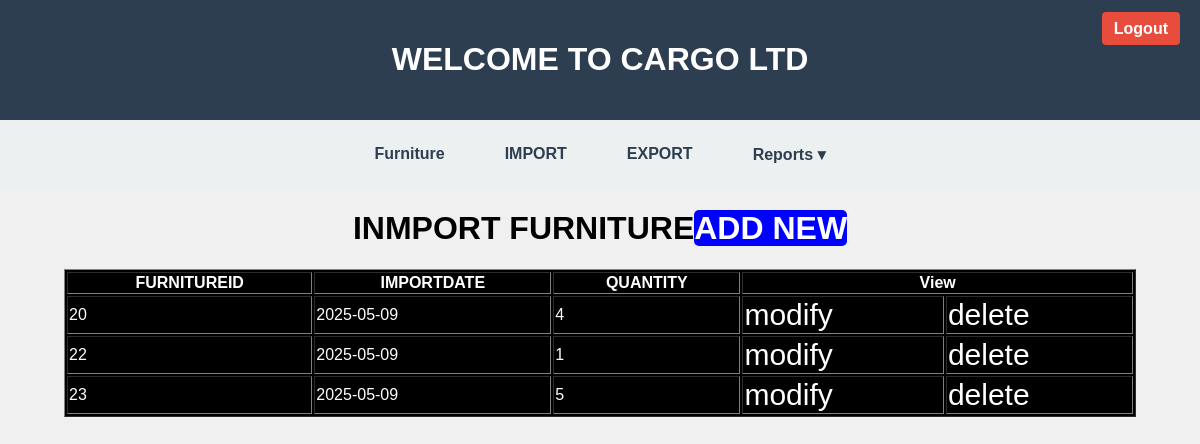
Page /import_select.php on the committed database.
### tables this page shows
CREATE TABLE `import` (
  `FurnitureId` int(100) NOT NULL,
  `ImportDate` date NOT NULL,
  `Quantity` varchar(100) NOT NULL
);

### import_select.php (the view, shortened to what this page needs)
<?php
include 'index.php';
?>
<!DOCTYPE html>
<html>
<head>
</head>
<body>
<tbody>
	<center>
		<h1>INMPORT FURNITURE<a href="import.php" class="ki">ADD NEW</a></h1>
	<table border="1" style="background-color: black; color: white; width:67em;">
		<tr>
			<th>FURNITUREID</th>
			<th>IMPORTDATE</th>
			<th>QUANTITY</th>
            <th colspan="2">View</th>
		</tr>
		<?php
       include 'connection.php';
       $query=mysqli_query($con,"SELECT * FROM `import` ");
        while ($fetch=mysqli_fetch_array($query)) {
        	echo "<tr>";
        	echo "<td>".$fetch['FurnitureId']."</td>";
        	echo "<td>".$fetch['ImportDate']."</td>";
        	echo "<td>".$fetch['Quantity']."</td>";
        	echo "<td> <a href='import_update.php?update=".$fetch['FurnitureId']."' class='kim'>modify</a></td>";
        	echo "<td> <a href='import_delete.php?delete=".$fetch['FurnitureId']."'class='kim'>delete</a></td>";
        }
		  ?>
	</table>
	</center>
</tbody>
</body>
</html>

### index.php (style rules this page uses)
body { margin: 0; font-family: Arial, sans-serif; background-color: #f0f0f0; }

### import_select.php (style rules this page uses)
.ki { background-color: blue; color: white; text-decoration: none; border-radius: 5px; }
.kim { font-size:30px; color: white; text-decoration: none; }

### rows in the picture
import: FurnitureId "20", ImportDate "2025-05-09", Quantity "4"
import: FurnitureId "22", ImportDate "2025-05-09", Quantity "1"
import: FurnitureId "23", ImportDate "2025-05-09", Quantity "5"
